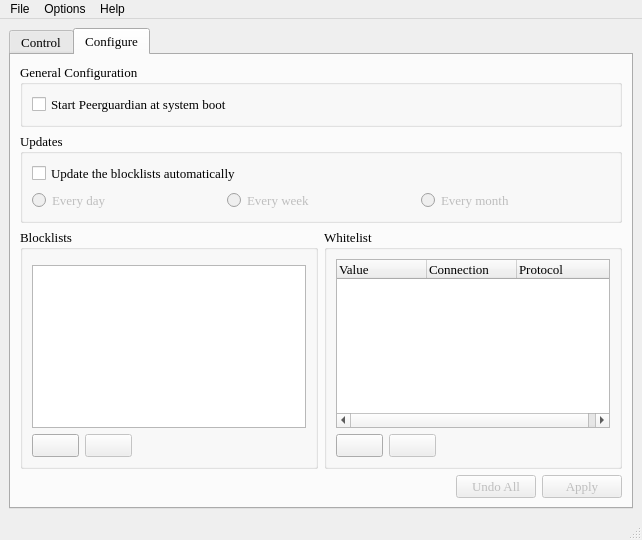
<?xml version="1.0" encoding="UTF-8"?>
<ui version="4.0">
 <class>MainWindow</class>
 <widget class="QMainWindow" name="MainWindow">
  <property name="geometry">
   <rect>
    <x>0</x>
    <y>0</y>
    <width>642</width>
    <height>540</height>
   </rect>
  </property>
  <property name="sizePolicy">
   <sizepolicy hsizetype="Fixed" vsizetype="Fixed">
    <horstretch>0</horstretch>
    <verstretch>0</verstretch>
   </sizepolicy>
  </property>
  <property name="minimumSize">
   <size>
    <width>435</width>
    <height>540</height>
   </size>
  </property>
  <property name="maximumSize">
   <size>
    <width>2500</width>
    <height>5000</height>
   </size>
  </property>
  <property name="windowTitle">
   <string>PeerGuardian Linux</string>
  </property>
  <property name="windowIcon">
   <iconset resource="../images/images.qrc">
    <normaloff>:/images/pgl-gui.png</normaloff>:/images/pgl-gui.png</iconset>
  </property>
  <widget class="QWidget" name="centralwidget">
   <layout class="QVBoxLayout" name="verticalLayout_8">
    <item>
     <widget class="QTabWidget" name="tabWidget">
      <property name="font">
       <font>
        <family>Times New Roman</family>
        <pointsize>10</pointsize>
       </font>
      </property>
      <property name="contextMenuPolicy">
       <enum>Qt::DefaultContextMenu</enum>
      </property>
      <property name="currentIndex">
       <number>1</number>
      </property>
      <widget class="QWidget" name="tab_ControlPanel">
       <attribute name="title">
        <string>Control</string>
       </attribute>
       <layout class="QVBoxLayout" name="verticalLayout_3">
        <item>
         <layout class="QHBoxLayout" name="horizontalLayout_2">
          <item>
           <widget class="QGroupBox" name="m_ControlInfoGroup_2">
            <property name="sizePolicy">
             <sizepolicy hsizetype="Preferred" vsizetype="Preferred">
              <horstretch>0</horstretch>
              <verstretch>0</verstretch>
             </sizepolicy>
            </property>
            <property name="title">
             <string>Manage</string>
            </property>
            <layout class="QHBoxLayout" name="horizontalLayout">
             <item>
              <widget class="QFrame" name="frame">
               <property name="frameShape">
                <enum>QFrame::StyledPanel</enum>
               </property>
               <property name="frameShadow">
                <enum>QFrame::Raised</enum>
               </property>
               <layout class="QVBoxLayout" name="verticalLayout_13">
                <item>
                 <widget class="QStackedWidget" name="m_controlPglButtons">
                  <property name="sizePolicy">
                   <sizepolicy hsizetype="Fixed" vsizetype="Fixed">
                    <horstretch>70</horstretch>
                    <verstretch>0</verstretch>
                   </sizepolicy>
                  </property>
                  <property name="minimumSize">
                   <size>
                    <width>90</width>
                    <height>0</height>
                   </size>
                  </property>
                  <property name="maximumSize">
                   <size>
                    <width>16777215</width>
                    <height>16777215</height>
                   </size>
                  </property>
                  <property name="layoutDirection">
                   <enum>Qt::LeftToRight</enum>
                  </property>
                  <property name="lineWidth">
                   <number>1</number>
                  </property>
                  <property name="currentIndex">
                   <number>0</number>
                  </property>
                  <widget class="QWidget" name="page">
                   <layout class="QVBoxLayout" name="verticalLayout_2">
                    <item>
                     <widget class="QPushButton" name="m_startPglButton">
                      <property name="sizePolicy">
                       <sizepolicy hsizetype="MinimumExpanding" vsizetype="Fixed">
                        <horstretch>0</horstretch>
                        <verstretch>0</verstretch>
                       </sizepolicy>
                      </property>
                      <property name="minimumSize">
                       <size>
                        <width>92</width>
                        <height>0</height>
                       </size>
                      </property>
                      <property name="layoutDirection">
                       <enum>Qt::LeftToRight</enum>
                      </property>
                      <property name="text">
                       <string>Start</string>
                      </property>
                      <property name="icon">
                       <iconset resource="../images/images.qrc">
                        <normaloff>:/images/play.png</normaloff>:/images/play.png</iconset>
                      </property>
                     </widget>
                    </item>
                   </layout>
                  </widget>
                  <widget class="QWidget" name="page_2">
                   <layout class="QVBoxLayout" name="verticalLayout">
                    <item>
                     <widget class="QPushButton" name="m_stopPglButton">
                      <property name="sizePolicy">
                       <sizepolicy hsizetype="MinimumExpanding" vsizetype="Fixed">
                        <horstretch>0</horstretch>
                        <verstretch>0</verstretch>
                       </sizepolicy>
                      </property>
                      <property name="minimumSize">
                       <size>
                        <width>86</width>
                        <height>0</height>
                       </size>
                      </property>
                      <property name="maximumSize">
                       <size>
                        <width>16777215</width>
                        <height>16777215</height>
                       </size>
                      </property>
                      <property name="text">
                       <string>Stop</string>
                      </property>
                      <property name="icon">
                       <iconset resource="../images/images.qrc">
                        <normaloff>:/images/stop.png</normaloff>:/images/stop.png</iconset>
                      </property>
                     </widget>
                    </item>
                   </layout>
                  </widget>
                 </widget>
                </item>
                <item>
                 <layout class="QHBoxLayout" name="horizontalLayout_9">
                  <item>
                   <widget class="QLabel" name="statusLabel1">
                    <property name="sizePolicy">
                     <sizepolicy hsizetype="Maximum" vsizetype="Preferred">
                      <horstretch>0</horstretch>
                      <verstretch>0</verstretch>
                     </sizepolicy>
                    </property>
                    <property name="text">
                     <string>Pgld status:</string>
                    </property>
                   </widget>
                  </item>
                  <item>
                   <widget class="QLabel" name="m_StatusIcon">
                    <property name="sizePolicy">
                     <sizepolicy hsizetype="Maximum" vsizetype="Preferred">
                      <horstretch>0</horstretch>
                      <verstretch>0</verstretch>
                     </sizepolicy>
                    </property>
                    <property name="text">
                     <string/>
                    </property>
                   </widget>
                  </item>
                  <item>
                   <widget class="QLabel" name="m_DaemonStatusLabel">
                    <property name="text">
                     <string>Unknown</string>
                    </property>
                    <property name="textFormat">
                     <enum>Qt::AutoText</enum>
                    </property>
                   </widget>
                  </item>
                 </layout>
                </item>
               </layout>
              </widget>
             </item>
             <item>
              <widget class="QFrame" name="frame_2">
               <property name="frameShape">
                <enum>QFrame::StyledPanel</enum>
               </property>
               <property name="frameShadow">
                <enum>QFrame::Raised</enum>
               </property>
               <layout class="QVBoxLayout" name="verticalLayout_12">
                <item>
                 <widget class="QStackedWidget" name="stackedWidget">
                  <property name="sizePolicy">
                   <sizepolicy hsizetype="Fixed" vsizetype="Fixed">
                    <horstretch>0</horstretch>
                    <verstretch>0</verstretch>
                   </sizepolicy>
                  </property>
                  <property name="minimumSize">
                   <size>
                    <width>0</width>
                    <height>0</height>
                   </size>
                  </property>
                  <property name="currentIndex">
                   <number>0</number>
                  </property>
                  <widget class="QWidget" name="page_3">
                   <layout class="QHBoxLayout" name="horizontalLayout_7">
                    <item>
                     <widget class="QPushButton" name="m_restartPglButton">
                      <property name="sizePolicy">
                       <sizepolicy hsizetype="Fixed" vsizetype="Fixed">
                        <horstretch>0</horstretch>
                        <verstretch>0</verstretch>
                       </sizepolicy>
                      </property>
                      <property name="minimumSize">
                       <size>
                        <width>94</width>
                        <height>0</height>
                       </size>
                      </property>
                      <property name="layoutDirection">
                       <enum>Qt::LeftToRight</enum>
                      </property>
                      <property name="text">
                       <string>Restart</string>
                      </property>
                      <property name="icon">
                       <iconset resource="../images/images.qrc">
                        <normaloff>:/images/reload.png</normaloff>:/images/reload.png</iconset>
                      </property>
                     </widget>
                    </item>
                   </layout>
                  </widget>
                 </widget>
                </item>
                <item>
                 <widget class="QLabel" name="m_LoadedRangesLabel">
                  <property name="enabled">
                   <bool>true</bool>
                  </property>
                  <property name="sizePolicy">
                   <sizepolicy hsizetype="Preferred" vsizetype="Preferred">
                    <horstretch>0</horstretch>
                    <verstretch>0</verstretch>
                   </sizepolicy>
                  </property>
                  <property name="text">
                   <string>Blocked IP ranges: Unknown</string>
                  </property>
                  <property name="margin">
                   <number>2</number>
                  </property>
                 </widget>
                </item>
               </layout>
              </widget>
             </item>
             <item>
              <widget class="QFrame" name="frame_3">
               <property name="frameShape">
                <enum>QFrame::StyledPanel</enum>
               </property>
               <property name="frameShadow">
                <enum>QFrame::Raised</enum>
               </property>
               <layout class="QVBoxLayout" name="verticalLayout_7">
                <item>
                 <widget class="QStackedWidget" name="stackedWidget_2">
                  <property name="sizePolicy">
                   <sizepolicy hsizetype="Fixed" vsizetype="Fixed">
                    <horstretch>0</horstretch>
                    <verstretch>0</verstretch>
                   </sizepolicy>
                  </property>
                  <property name="currentIndex">
                   <number>0</number>
                  </property>
                  <widget class="QWidget" name="page_5">
                   <layout class="QHBoxLayout" name="horizontalLayout_8">
                    <item>
                     <widget class="QPushButton" name="m_updatePglButton">
                      <property name="sizePolicy">
                       <sizepolicy hsizetype="Fixed" vsizetype="Fixed">
                        <horstretch>0</horstretch>
                        <verstretch>0</verstretch>
                       </sizepolicy>
                      </property>
                      <property name="minimumSize">
                       <size>
                        <width>94</width>
                        <height>0</height>
                       </size>
                      </property>
                      <property name="text">
                       <string>Update</string>
                      </property>
                      <property name="icon">
                       <iconset resource="../images/images.qrc">
                        <normaloff>:/images/incoming.png</normaloff>:/images/incoming.png</iconset>
                      </property>
                     </widget>
                    </item>
                   </layout>
                  </widget>
                 </widget>
                </item>
                <item>
                 <widget class="QLabel" name="m_LastUpdateLabel">
                  <property name="enabled">
                   <bool>true</bool>
                  </property>
                  <property name="sizePolicy">
                   <sizepolicy hsizetype="Preferred" vsizetype="Fixed">
                    <horstretch>0</horstretch>
                    <verstretch>0</verstretch>
                   </sizepolicy>
                  </property>
                  <property name="text">
                   <string>Last Blocklist Update: Unknown</string>
                  </property>
                  <property name="margin">
                   <number>2</number>
                  </property>
                 </widget>
                </item>
               </layout>
              </widget>
             </item>
            </layout>
           </widget>
          </item>
         </layout>
        </item>
        <item>
         <widget class="QGroupBox" name="groupBox_4">
          <property name="sizePolicy">
           <sizepolicy hsizetype="Preferred" vsizetype="Expanding">
            <horstretch>0</horstretch>
            <verstretch>0</verstretch>
           </sizepolicy>
          </property>
          <property name="title">
           <string>Last blocks</string>
          </property>
          <layout class="QVBoxLayout" name="verticalLayout_9">
           <item>
            <widget class="QTreeWidget" name="m_LogTreeWidget">
             <property name="mouseTracking">
              <bool>true</bool>
             </property>
             <property name="rootIsDecorated">
              <bool>false</bool>
             </property>
             <property name="itemsExpandable">
              <bool>false</bool>
             </property>
             <property name="sortingEnabled">
              <bool>false</bool>
             </property>
             <property name="expandsOnDoubleClick">
              <bool>false</bool>
             </property>
             <column>
              <property name="text">
               <string>Time</string>
              </property>
             </column>
             <column>
              <property name="text">
               <string>Range</string>
              </property>
             </column>
             <column>
              <property name="text">
               <string>Source</string>
              </property>
             </column>
             <column>
              <property name="text">
               <string>Destination</string>
              </property>
             </column>
             <column>
              <property name="text">
               <string>Protocol</string>
              </property>
             </column>
             <column>
              <property name="text">
               <string>Action</string>
              </property>
             </column>
            </widget>
           </item>
           <item>
            <layout class="QHBoxLayout" name="horizontalLayout_13">
             <item>
              <widget class="QPushButton" name="pushButton">
               <property name="text">
                <string>Stop Logging</string>
               </property>
               <property name="icon">
                <iconset resource="../images/images.qrc">
                 <normaloff>:/images/cancel.png</normaloff>:/images/cancel.png</iconset>
               </property>
              </widget>
             </item>
             <item>
              <widget class="QPushButton" name="m_LogClearButton">
               <property name="statusTip">
                <string>Clear the log</string>
               </property>
               <property name="text">
                <string>Clear Log</string>
               </property>
               <property name="icon">
                <iconset resource="../images/images.qrc">
                 <normaloff>:/images/log.png</normaloff>:/images/log.png</iconset>
               </property>
              </widget>
             </item>
            </layout>
           </item>
          </layout>
         </widget>
        </item>
       </layout>
      </widget>
      <widget class="QWidget" name="tab_5">
       <attribute name="title">
        <string>Configure</string>
       </attribute>
       <layout class="QVBoxLayout" name="verticalLayout_6">
        <item>
         <widget class="QGroupBox" name="groupBox_7">
          <property name="sizePolicy">
           <sizepolicy hsizetype="Preferred" vsizetype="Minimum">
            <horstretch>0</horstretch>
            <verstretch>0</verstretch>
           </sizepolicy>
          </property>
          <property name="title">
           <string>General Configuration</string>
          </property>
          <layout class="QVBoxLayout" name="_17">
           <item>
            <widget class="QCheckBox" name="m_StartAtBootBox">
             <property name="statusTip">
              <string>Start MoBlock as a daemon when the computer starts</string>
             </property>
             <property name="text">
              <string>Start Peerguardian at system boot</string>
             </property>
            </widget>
           </item>
          </layout>
         </widget>
        </item>
        <item>
         <widget class="QGroupBox" name="groupBox_11">
          <property name="sizePolicy">
           <sizepolicy hsizetype="Preferred" vsizetype="Minimum">
            <horstretch>0</horstretch>
            <verstretch>0</verstretch>
           </sizepolicy>
          </property>
          <property name="title">
           <string>Updates</string>
          </property>
          <layout class="QVBoxLayout" name="verticalLayout_10">
           <item>
            <widget class="QCheckBox" name="m_AutoListUpdateBox">
             <property name="sizePolicy">
              <sizepolicy hsizetype="Minimum" vsizetype="Fixed">
               <horstretch>0</horstretch>
               <verstretch>0</verstretch>
              </sizepolicy>
             </property>
             <property name="statusTip">
              <string>Enable/Disable auto updates</string>
             </property>
             <property name="text">
              <string>Update the blocklists automatically</string>
             </property>
            </widget>
           </item>
           <item>
            <layout class="QHBoxLayout" name="horizontalLayout_6">
             <item>
              <widget class="QRadioButton" name="m_AutoListUpdateDailyRadio">
               <property name="enabled">
                <bool>false</bool>
               </property>
               <property name="sizePolicy">
                <sizepolicy hsizetype="Minimum" vsizetype="Fixed">
                 <horstretch>0</horstretch>
                 <verstretch>0</verstretch>
                </sizepolicy>
               </property>
               <property name="statusTip">
                <string>Update the blocklists every day</string>
               </property>
               <property name="text">
                <string>Every day</string>
               </property>
              </widget>
             </item>
             <item>
              <widget class="QRadioButton" name="m_AutoListUpdateWeeklyRadio">
               <property name="enabled">
                <bool>false</bool>
               </property>
               <property name="statusTip">
                <string>Update the blocklists every week</string>
               </property>
               <property name="text">
                <string>Every week</string>
               </property>
              </widget>
             </item>
             <item>
              <widget class="QRadioButton" name="m_AutoListUpdateMonthlyRadio">
               <property name="enabled">
                <bool>false</bool>
               </property>
               <property name="statusTip">
                <string>Update the blocklists every month</string>
               </property>
               <property name="text">
                <string>Every month</string>
               </property>
              </widget>
             </item>
            </layout>
           </item>
          </layout>
         </widget>
        </item>
        <item>
         <layout class="QHBoxLayout" name="horizontalLayout_3">
          <item>
           <widget class="QGroupBox" name="groupBox_10">
            <property name="sizePolicy">
             <sizepolicy hsizetype="Minimum" vsizetype="Preferred">
              <horstretch>0</horstretch>
              <verstretch>0</verstretch>
             </sizepolicy>
            </property>
            <property name="title">
             <string>Blocklists</string>
            </property>
            <layout class="QVBoxLayout" name="verticalLayout_5">
             <item>
              <widget class="Line" name="line_6">
               <property name="orientation">
                <enum>Qt::Vertical</enum>
               </property>
              </widget>
             </item>
             <item>
              <widget class="QTreeWidget" name="m_BlocklistTreeWidget">
               <property name="mouseTracking">
                <bool>true</bool>
               </property>
               <property name="rootIsDecorated">
                <bool>false</bool>
               </property>
               <property name="itemsExpandable">
                <bool>false</bool>
               </property>
               <property name="headerHidden">
                <bool>true</bool>
               </property>
               <attribute name="headerDefaultSectionSize">
                <number>140</number>
               </attribute>
               <attribute name="headerMinimumSectionSize">
                <number>40</number>
               </attribute>
               <column>
                <property name="text">
                 <string notr="true">1</string>
                </property>
               </column>
              </widget>
             </item>
             <item>
              <layout class="QHBoxLayout" name="horizontalLayout_5">
               <item>
                <widget class="QPushButton" name="m_addBlockListButton">
                 <property name="sizePolicy">
                  <sizepolicy hsizetype="Minimum" vsizetype="Fixed">
                   <horstretch>0</horstretch>
                   <verstretch>0</verstretch>
                  </sizepolicy>
                 </property>
                 <property name="statusTip">
                  <string>Add a remote or local blocklist</string>
                 </property>
                 <property name="text">
                  <string/>
                 </property>
                 <property name="icon">
                  <iconset resource="../images/images.qrc">
                   <normaloff>:/images/list_add.png</normaloff>:/images/list_add.png</iconset>
                 </property>
                </widget>
               </item>
               <item>
                <widget class="QPushButton" name="m_rmBlockListButton">
                 <property name="enabled">
                  <bool>false</bool>
                 </property>
                 <property name="text">
                  <string/>
                 </property>
                 <property name="icon">
                  <iconset resource="../images/images.qrc">
                   <normaloff>:/images/list_remove.png</normaloff>:/images/list_remove.png</iconset>
                 </property>
                </widget>
               </item>
               <item>
                <spacer name="horizontalSpacer_2">
                 <property name="orientation">
                  <enum>Qt::Horizontal</enum>
                 </property>
                 <property name="sizeType">
                  <enum>QSizePolicy::MinimumExpanding</enum>
                 </property>
                 <property name="sizeHint" stdset="0">
                  <size>
                   <width>40</width>
                   <height>20</height>
                  </size>
                 </property>
                </spacer>
               </item>
              </layout>
             </item>
            </layout>
           </widget>
          </item>
          <item>
           <widget class="QGroupBox" name="groupBox">
            <property name="sizePolicy">
             <sizepolicy hsizetype="Minimum" vsizetype="Preferred">
              <horstretch>0</horstretch>
              <verstretch>0</verstretch>
             </sizepolicy>
            </property>
            <property name="title">
             <string>Whitelist</string>
            </property>
            <layout class="QVBoxLayout" name="verticalLayout_4">
             <item>
              <widget class="QTreeWidget" name="m_WhitelistTreeWidget">
               <property name="mouseTracking">
                <bool>true</bool>
               </property>
               <property name="rootIsDecorated">
                <bool>false</bool>
               </property>
               <property name="itemsExpandable">
                <bool>false</bool>
               </property>
               <property name="headerHidden">
                <bool>false</bool>
               </property>
               <attribute name="headerDefaultSectionSize">
                <number>90</number>
               </attribute>
               <attribute name="headerMinimumSectionSize">
                <number>40</number>
               </attribute>
               <column>
                <property name="text">
                 <string>Value</string>
                </property>
               </column>
               <column>
                <property name="text">
                 <string>Connection</string>
                </property>
               </column>
               <column>
                <property name="text">
                 <string>Protocol</string>
                </property>
               </column>
              </widget>
             </item>
             <item>
              <layout class="QHBoxLayout" name="horizontalLayout_10">
               <item>
                <widget class="QPushButton" name="m_addExceptionButton">
                 <property name="sizePolicy">
                  <sizepolicy hsizetype="Minimum" vsizetype="Fixed">
                   <horstretch>0</horstretch>
                   <verstretch>0</verstretch>
                  </sizepolicy>
                 </property>
                 <property name="statusTip">
                  <string>Whitelist an IP address or a Port</string>
                 </property>
                 <property name="text">
                  <string/>
                 </property>
                 <property name="icon">
                  <iconset resource="../images/images.qrc">
                   <normaloff>:/images/list_add.png</normaloff>:/images/list_add.png</iconset>
                 </property>
                </widget>
               </item>
               <item>
                <widget class="QPushButton" name="m_rmExceptionButton">
                 <property name="enabled">
                  <bool>false</bool>
                 </property>
                 <property name="text">
                  <string/>
                 </property>
                 <property name="icon">
                  <iconset resource="../images/images.qrc">
                   <normaloff>:/images/list_remove.png</normaloff>:/images/list_remove.png</iconset>
                 </property>
                </widget>
               </item>
               <item>
                <spacer name="horizontalSpacer_6">
                 <property name="orientation">
                  <enum>Qt::Horizontal</enum>
                 </property>
                 <property name="sizeType">
                  <enum>QSizePolicy::MinimumExpanding</enum>
                 </property>
                 <property name="sizeHint" stdset="0">
                  <size>
                   <width>40</width>
                   <height>20</height>
                  </size>
                 </property>
                </spacer>
               </item>
              </layout>
             </item>
            </layout>
           </widget>
          </item>
         </layout>
        </item>
        <item>
         <layout class="QHBoxLayout" name="horizontalLayout_4">
          <item>
           <spacer name="horizontalSpacer">
            <property name="orientation">
             <enum>Qt::Horizontal</enum>
            </property>
            <property name="sizeHint" stdset="0">
             <size>
              <width>108</width>
              <height>17</height>
             </size>
            </property>
           </spacer>
          </item>
          <item>
           <widget class="QPushButton" name="m_UndoButton">
            <property name="enabled">
             <bool>false</bool>
            </property>
            <property name="text">
             <string>Undo All</string>
            </property>
           </widget>
          </item>
          <item>
           <widget class="QPushButton" name="m_ApplyButton">
            <property name="enabled">
             <bool>false</bool>
            </property>
            <property name="sizePolicy">
             <sizepolicy hsizetype="Minimum" vsizetype="Fixed">
              <horstretch>0</horstretch>
              <verstretch>0</verstretch>
             </sizepolicy>
            </property>
            <property name="text">
             <string>Apply</string>
            </property>
           </widget>
          </item>
         </layout>
        </item>
       </layout>
      </widget>
     </widget>
    </item>
   </layout>
  </widget>
  <widget class="QStatusBar" name="m_StatusBar"/>
  <widget class="QMenuBar" name="menuBar">
   <property name="geometry">
    <rect>
     <x>0</x>
     <y>0</y>
     <width>642</width>
     <height>21</height>
    </rect>
   </property>
   <widget class="QMenu" name="menuFile">
    <property name="title">
     <string>File</string>
    </property>
    <widget class="QMenu" name="menuBackups">
     <property name="title">
      <string>Manage Backups</string>
     </property>
     <property name="icon">
      <iconset resource="../images/images.qrc">
       <normaloff>:/images/backup.png</normaloff>:/images/backup.png</iconset>
     </property>
     <property name="separatorsCollapsible">
      <bool>false</bool>
     </property>
     <addaction name="a_CreateBackups"/>
     <addaction name="separator"/>
     <addaction name="a_RestoreSettings"/>
     <addaction name="a_RestoreList"/>
    </widget>
    <addaction name="menuBackups"/>
    <addaction name="separator"/>
    <addaction name="a_Exit"/>
   </widget>
   <widget class="QMenu" name="menuSettings">
    <property name="title">
     <string>Options</string>
    </property>
    <addaction name="a_ToggleAutoScrolling"/>
    <addaction name="separator"/>
    <addaction name="a_SettingsDialog"/>
   </widget>
   <widget class="QMenu" name="menuAbout">
    <property name="title">
     <string>Help</string>
    </property>
    <addaction name="a_AboutDialog"/>
   </widget>
   <addaction name="menuFile"/>
   <addaction name="menuSettings"/>
   <addaction name="menuAbout"/>
  </widget>
  <action name="actionQuit">
   <property name="text">
    <string>Open configuration...</string>
   </property>
  </action>
  <action name="actionQuit_2">
   <property name="text">
    <string>Quit</string>
   </property>
  </action>
  <action name="actionConfigure">
   <property name="text">
    <string>Configure</string>
   </property>
  </action>
  <action name="actionAbout">
   <property name="text">
    <string>About</string>
   </property>
  </action>
  <action name="actionOptions">
   <property name="text">
    <string>Open info</string>
   </property>
  </action>
  <action name="actionOpen_blockcontrol_log">
   <property name="text">
    <string>Open blocklist</string>
   </property>
  </action>
  <action name="actionSave_changes">
   <property name="text">
    <string>Save changes</string>
   </property>
  </action>
  <action name="actionApply_changes">
   <property name="text">
    <string>Apply changes</string>
   </property>
  </action>
  <action name="actionQuit_3">
   <property name="text">
    <string>Quit</string>
   </property>
  </action>
  <action name="actionSelect_custom_files">
   <property name="text">
    <string>Change file paths</string>
   </property>
  </action>
  <action name="actionAbout_2">
   <property name="text">
    <string>About</string>
   </property>
  </action>
  <action name="actionSelect_moblock_log">
   <property name="text">
    <string>Select moblock.log</string>
   </property>
  </action>
  <action name="actionSelect_blockcontrol_log">
   <property name="text">
    <string>Select blockcontrol.log</string>
   </property>
  </action>
  <action name="actionPreferences">
   <property name="text">
    <string>Preferences</string>
   </property>
  </action>
  <action name="m_ToggleAutoScroll">
   <property name="checkable">
    <bool>true</bool>
   </property>
   <property name="checked">
    <bool>true</bool>
   </property>
   <property name="text">
    <string>Enable auto scrolling</string>
   </property>
  </action>
  <action name="m_ToggleAutoScroll2">
   <property name="checkable">
    <bool>true</bool>
   </property>
   <property name="checked">
    <bool>true</bool>
   </property>
   <property name="text">
    <string>Enable auto scrolling</string>
   </property>
  </action>
  <action name="a_SaveChanges">
   <property name="icon">
    <iconset resource="../images/images.qrc">
     <normaloff>:/images/save.png</normaloff>:/images/save.png</iconset>
   </property>
   <property name="text">
    <string>Apply changes</string>
   </property>
  </action>
  <action name="actionRestore_backup">
   <property name="text">
    <string>Restore backup</string>
   </property>
  </action>
  <action name="a_Exit">
   <property name="icon">
    <iconset resource="../images/images.qrc">
     <normaloff>:/images/exit.png</normaloff>:/images/exit.png</iconset>
   </property>
   <property name="text">
    <string>Exit</string>
   </property>
  </action>
  <action name="a_ToggleAutoSave">
   <property name="checkable">
    <bool>true</bool>
   </property>
   <property name="checked">
    <bool>true</bool>
   </property>
   <property name="text">
    <string>Automatically apply changes</string>
   </property>
  </action>
  <action name="actionStart">
   <property name="text">
    <string>Start</string>
   </property>
  </action>
  <action name="actionRestart">
   <property name="text">
    <string>Restart</string>
   </property>
  </action>
  <action name="actionStop">
   <property name="text">
    <string>Stop</string>
   </property>
  </action>
  <action name="actionUpdate">
   <property name="text">
    <string>Update</string>
   </property>
  </action>
  <action name="actionReload">
   <property name="text">
    <string>Reload</string>
   </property>
  </action>
  <action name="a_ToggleAutoScrolling">
   <property name="checkable">
    <bool>true</bool>
   </property>
   <property name="checked">
    <bool>true</bool>
   </property>
   <property name="text">
    <string>Enable Auto Scrolling</string>
   </property>
  </action>
  <action name="actionView_input">
   <property name="text">
    <string>View input</string>
   </property>
  </action>
  <action name="actionTake_backups">
   <property name="text">
    <string>Create backup</string>
   </property>
  </action>
  <action name="actionCancel_changes">
   <property name="text">
    <string>Cancel changes</string>
   </property>
  </action>
  <action name="actionChange_file_paths">
   <property name="text">
    <string>Configure...</string>
   </property>
  </action>
  <action name="a_AboutDialog">
   <property name="icon">
    <iconset resource="../images/images.qrc">
     <normaloff>:/images/info.png</normaloff>:/images/info.png</iconset>
   </property>
   <property name="text">
    <string>About</string>
   </property>
  </action>
  <action name="a_AllowHttp">
   <property name="checkable">
    <bool>true</bool>
   </property>
   <property name="text">
    <string>Allow HTTP connections</string>
   </property>
   <property name="menuRole">
    <enum>QAction::NoRole</enum>
   </property>
  </action>
  <action name="a_Start">
   <property name="icon">
    <iconset resource="../images/images.qrc">
     <normaloff>:/images/play.png</normaloff>:/images/play.png</iconset>
   </property>
   <property name="text">
    <string>Start</string>
   </property>
  </action>
  <action name="a_Stop">
   <property name="icon">
    <iconset resource="../images/images.qrc">
     <normaloff>:/images/stop.png</normaloff>:/images/stop.png</iconset>
   </property>
   <property name="text">
    <string>Stop</string>
   </property>
  </action>
  <action name="a_Restart">
   <property name="icon">
    <iconset resource="../images/images.qrc">
     <normaloff>:/images/restart.png</normaloff>:/images/restart.png</iconset>
   </property>
   <property name="text">
    <string>Restart</string>
   </property>
  </action>
  <action name="a_RestoreWindow">
   <property name="checkable">
    <bool>false</bool>
   </property>
   <property name="text">
    <string>Restore window</string>
   </property>
  </action>
  <action name="a_AllowHttps">
   <property name="checkable">
    <bool>true</bool>
   </property>
   <property name="text">
    <string>Allow secure HTTP connections</string>
   </property>
  </action>
  <action name="a_AllowFtp">
   <property name="checkable">
    <bool>true</bool>
   </property>
   <property name="text">
    <string>Allow FTP connections</string>
   </property>
  </action>
  <action name="a_CreateBackups">
   <property name="icon">
    <iconset>
     <normaloff>Programas/peerguardian/pgl/pgl-gui/ui</normaloff>Programas/peerguardian/pgl/pgl-gui/ui</iconset>
   </property>
   <property name="text">
    <string>Create Backups</string>
   </property>
  </action>
  <action name="a_RestoreSettings">
   <property name="icon">
    <iconset>
     <normaloff>Programas/peerguardian/pgl/pgl-gui/ui</normaloff>Programas/peerguardian/pgl/pgl-gui/ui</iconset>
   </property>
   <property name="text">
    <string>Restore Settings</string>
   </property>
  </action>
  <action name="a_RestoreList">
   <property name="icon">
    <iconset>
     <normaloff>Programas/peerguardian/pgl/pgl-gui/ui</normaloff>Programas/peerguardian/pgl/pgl-gui/ui</iconset>
   </property>
   <property name="text">
    <string>Restore Blocklists</string>
   </property>
  </action>
  <action name="a_SettingsDialog">
   <property name="icon">
    <iconset>
     <normaloff>Programas/peerguardian/pgl/pgl-gui/ui</normaloff>Programas/peerguardian/pgl/pgl-gui/ui</iconset>
   </property>
   <property name="text">
    <string>Settings</string>
   </property>
  </action>
 </widget>
 <resources>
  <include location="../images/images.qrc"/>
 </resources>
 <connections>
  <connection>
   <sender>m_AutoListUpdateBox</sender>
   <signal>toggled(bool)</signal>
   <receiver>m_AutoListUpdateDailyRadio</receiver>
   <slot>setEnabled(bool)</slot>
   <hints>
    <hint type="sourcelabel">
     <x>310</x>
     <y>246</y>
    </hint>
    <hint type="destinationlabel">
     <x>115</x>
     <y>302</y>
    </hint>
   </hints>
  </connection>
  <connection>
   <sender>m_AutoListUpdateBox</sender>
   <signal>toggled(bool)</signal>
   <receiver>m_AutoListUpdateMonthlyRadio</receiver>
   <slot>setEnabled(bool)</slot>
   <hints>
    <hint type="sourcelabel">
     <x>331</x>
     <y>276</y>
    </hint>
    <hint type="destinationlabel">
     <x>331</x>
     <y>372</y>
    </hint>
   </hints>
  </connection>
  <connection>
   <sender>m_AutoListUpdateBox</sender>
   <signal>toggled(bool)</signal>
   <receiver>m_AutoListUpdateWeeklyRadio</receiver>
   <slot>setEnabled(bool)</slot>
   <hints>
    <hint type="sourcelabel">
     <x>331</x>
     <y>276</y>
    </hint>
    <hint type="destinationlabel">
     <x>331</x>
     <y>340</y>
    </hint>
   </hints>
  </connection>
 </connections>
</ui>
